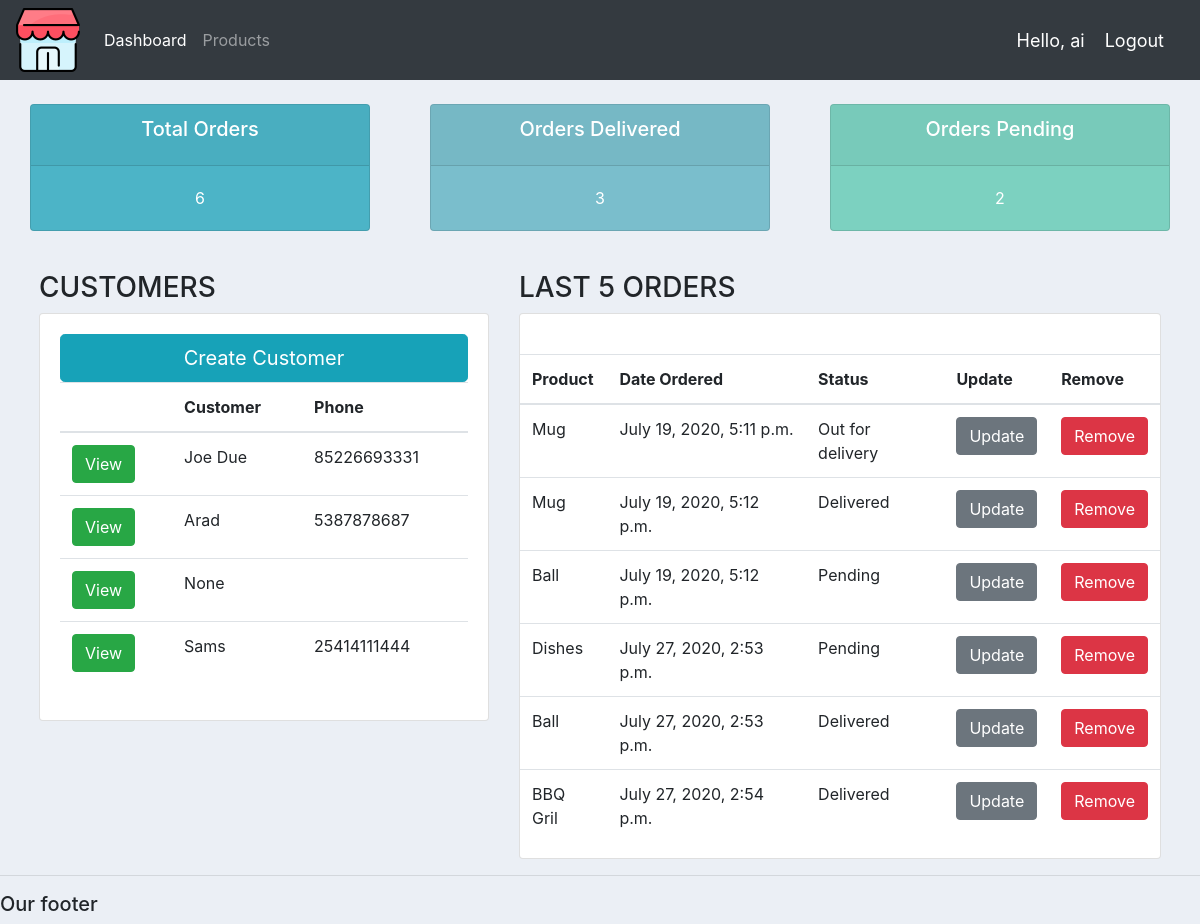
The app's page / (signed in), older data.
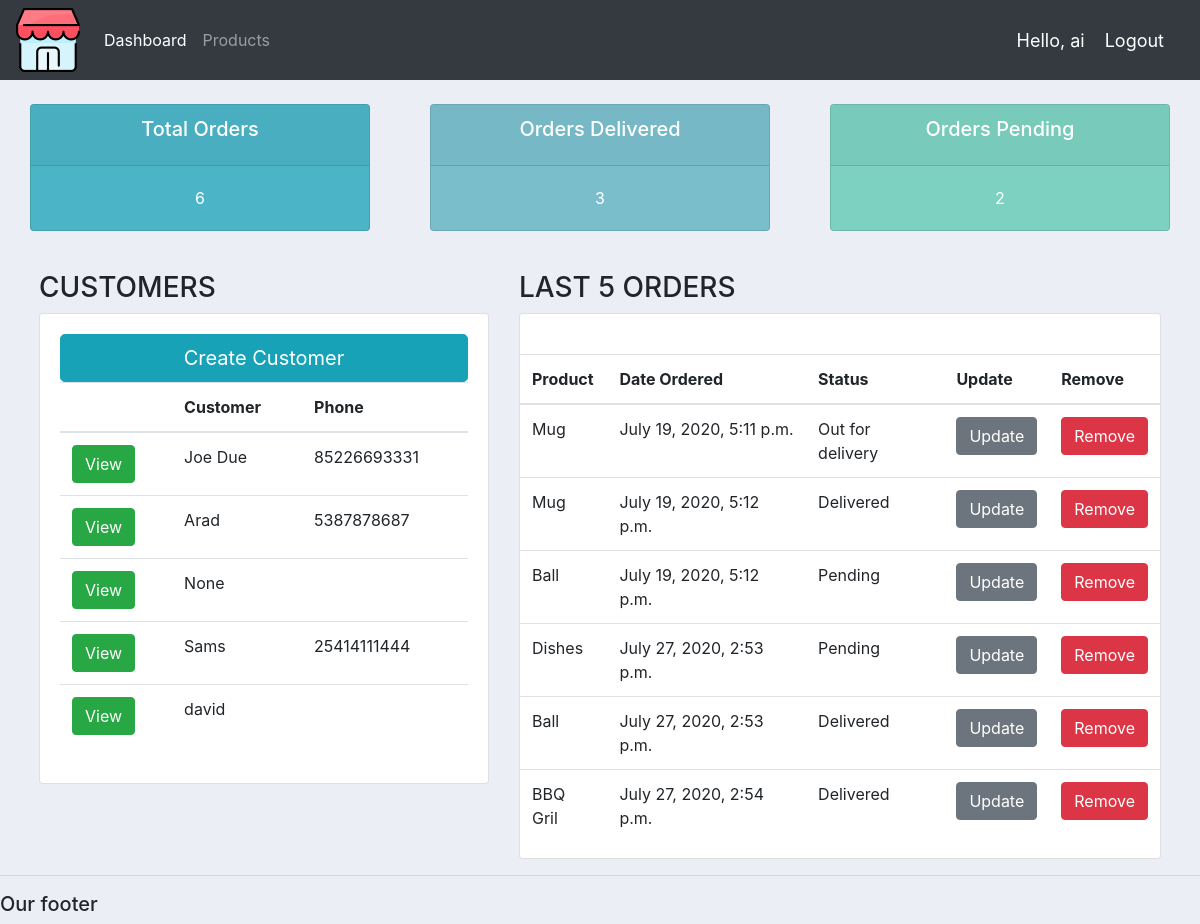
The same page, newer data.
### accounts/models.py (models this page shows, shortened)
class Customer(models.Model):
    user = models.OneToOneField(User, null=True,blank=True, on_delete=models.CASCADE)
    name = models.CharField(max_length=200, null=True)
    phone =models.CharField(max_length=200)
    email = models.CharField(max_length=200)
    profile_pic = models.ImageField(default="profile.png",null=True, blank=True)
    date_created = models.DateTimeField(auto_now_add=True, null=True)

class Order(models.Model):
    STATUS = (
        ('Pending','Pending'),
        ('Out for delivery', 'Out for delivery'),
        ('Delivered','Delivered')
    )
    customer = models.ForeignKey(Customer, null=True, on_delete = models.SET_NULL)
    product = models.ForeignKey(Product, null=True,on_delete=models.SET_NULL)
    date_created = models.DateTimeField(auto_now_add=True, null=True)
    status = models.CharField(max_length=200, null=True, choices=STATUS)
    note = models.CharField(max_length=1000, null=True)

class Product(models.Model):
    CATEGORYS = (
        ('Indoor','Indoor'),
        ('Out of door','Out of door')
    )
    name = models.CharField(max_length=200, null=True)
    price = models.FloatField(null=True)
    category = models.CharField(max_length=200, null=True, choices=CATEGORYS)
    description = models.CharField(max_length=200, null=True, blank=True)
    date_created = models.DateTimeField(auto_now_add=True, null=True)
    tags = models.ManyToManyField(Tag)

### accounts/decorators.py (the view)
    def wrapper_func(request, *args,**kwargs):
        group = None
        if request.user.groups.exists():
            group = request.user.groups.all()[0].name
        if group == 'customer':
            return redirect('user-page')
        if group == 'admin':
            return view_func(request, *args,**kwargs)

### accounts/views.py (called while the page is built)
@login_required(login_url="login")
@admin_only
def home(request):
    customers = Customer.objects.all()
    orders = Order.objects.all()
    total_customers = customers.count()
    total_orders = orders.count()
    delivered = orders.filter(status='Delivered').count()
    pending = orders.filter(status='Pending').count()
    context = {"orders":orders, "customers":customers,'total_orders':total_orders,'total_customers':total_customers,'delivered':delivered, 'pending':pending}
    return render(request, 'accounts/dashboard.html', context)

### accounts/templates/accounts/dashboard.html
{% extends 'accounts/main.html' %}
{% block content %}
<br>
{% include 'accounts/status.html' %}
<br>
<div class="row px-4">
    <div class="col-md-5">
      <h3>CUSTOMERS</h3>
      <div class="card">
          <div class="card-body">
              <button type="button" class="btn btn-info btn-lg btn-block">Create Customer</button>
              <table class="table">
                  <thead>
                    <tr>
                      <th></th>
                      <th scope="col">Customer</th>
                      <th scope="col">Phone</th>
                    </tr>
                  </thead>
                  <tbody>
                      {% for customer in customers %}
                      <tr>
                        <td><a  class="btn btn-success" href="{% url 'customer' customer.id %}">View</a></td>
                        <td>{{customer.name}}</td>
                        <td>{{customer.phone}}</td>
                      </tr>
                      {% endfor %}
                  </tbody>
              </table>
          </div>
      </div>
    </div>
    <div class="col-md-7">
      <h3>LAST 5 ORDERS</h3>
      <div class="card">
          <div class="card-body">
          </div>
          <table class="table">
            <thead>
              <tr>
                <th scope="col">Product</th>
                <th scope="col">Date Ordered</th>
                <th scope="col">Status</th>
                <th scope="col">Update</th>
                <th scope="col">Remove</th>
              </tr>
            </thead>
            <tbody>
                {% for order in orders %}
                <tr>
                    <td>{{order.product.name}}</td>
                    <td>{{order.date_created}}</td>
                    <td>{{order.status}}</td>
                    <td><a class="btn btn-secondary" href="{% url 'update_order' order.id %}" >Update</a></td>
                    <td><a class="btn btn-danger" href="{% url 'delete_order' order.id %}" >Remove</a></td>
                </tr>
                {% endfor %}
            </tbody>
        </table>
      </div>
    </div>
</div>
{% endblock %}

Row changes from the older to the newer data that the page shows:
added Customer: name "david"
